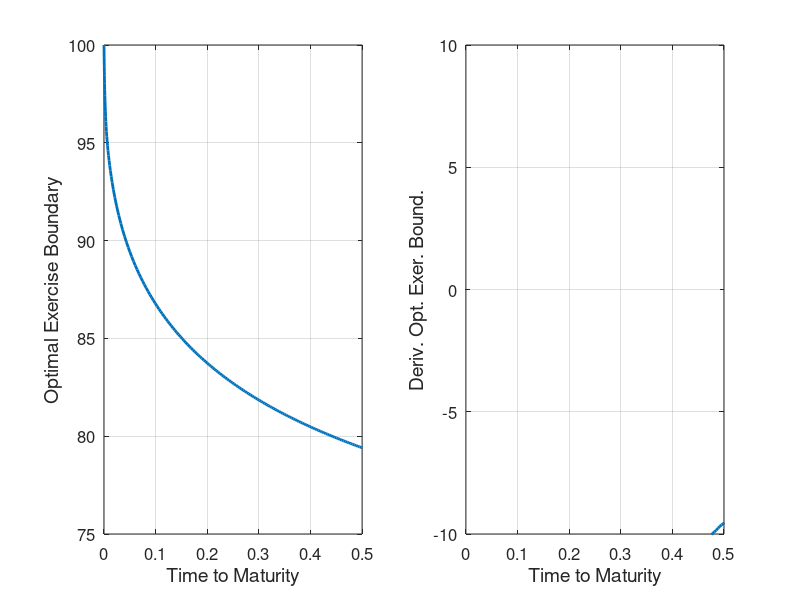
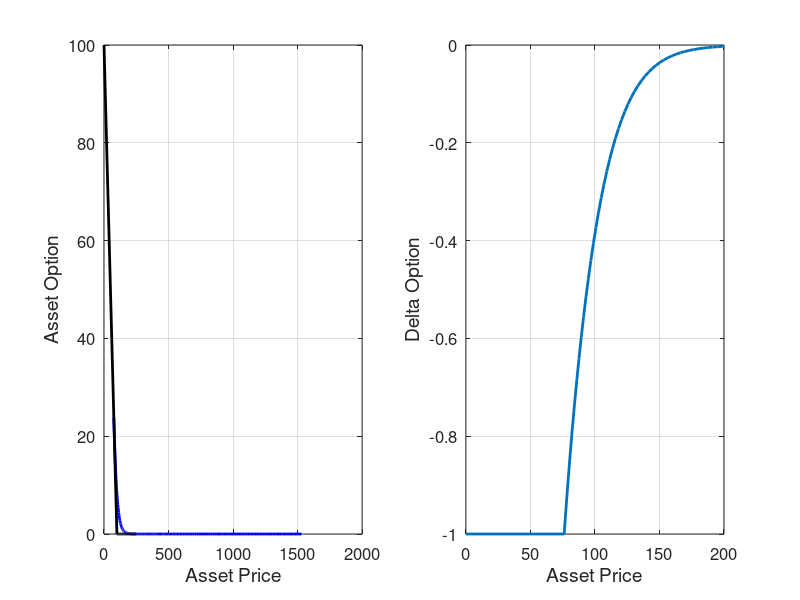

Recreate these plots in MATLAB, in order.
% 1. Dormand and Prince

clc
clear all
close all

format long
rd = 0.1; di = 0;      % risk free interest for each regime
sigma = 0.3;  % volatility for each regime

K = 100;    % asset price at expiration time
T = 1;    % expiration time
Tol = 10^-4;

h = 0.02; dt = 0.02; x_max = 3; 

nx = x_max/h; nt = T/dt;   % rectangular domain of x and t (mesh)
m_r = dt/(h*h);   % mesh ratio
                     % tolerance
                     
sfm(1) = K; % allocating first column to be the initial
                        % optimal exercise boundary
tic                       
for i = 1:nx+1
    if i==1
        U_old(i) = 0;  
        W_old(i) = 0;  
        
    else
        U_old(i) = 0;  
        W_old(i) = 0;
    end
end
                    
for i=1:nx
    if i == 1
        A(1,1) = -24/h^2-24/h; A(1,2) = 24/h^2;
        M(1,1) = 7; M(1,2) = 6; M(1,3) = -1;
    elseif i == nx
        A(i,nx-1) = 12/h^2; A(i,nx) = -24/h^2;
        M(i,nx-1) = 1; M(i,nx) = 10;
    else
        A(i,i-1) = 12/h^2;
        A(i,i) = -24/h^2;
        A(i,i+1) = 12/h^2;
        M(i,i-1) = 1;
        M(i,i) = 10;
        M(i,i+1) = 1;
    end
end

for i=1:nx-1
    if i == 1
        B(1,1) = -24/h^2; B(1,2) = 12/h^2;
        N(1,1) = 14; N(1,2) = -5; N(1,3) = 4; N(1,4) = -1;
    elseif i == nx-1
        B(i,nx-2) = 12/h^2; B(i,nx-1) = -24/h^2;
        N(i,nx-1) = 14; N(i,nx-2) = -5; N(i,nx-3) = 4; N(i,nx-4) = -1;
    else
        B(i,i-1) = 12/h^2;
        B(i,i) = -24/h^2;
        B(i,i+1) = 12/h^2;
        N(i,i-1) = 1;
        N(i,i) = 10;
        N(i,i+1) = 1;
    end
end

Hu1(1) = K; Hu1(nx) = 0; Hu1 = Hu1';

mb1 = 0.5*sigma^2; mc1 = rd; ah = 2*h; nu = rd-di-mb1;
kk = 1; t = 0; rr = 0; dta = dt;

m1 = 4980/27; m2 = 600/9; m3 = 32/3; 
n1 = 256; n2 = -48; n3 = 256/27; n4 = -1;

tic
while t<T
    
    % begin.................................................
    nn = 0; 
    if t+dt>T
      dt = T-t;  % ensure that the t+dt<=T
    end
    % end.................................................
    
    while(1)
        
        % begin.................................................
        Uh = U_old(3); Uh2 = U_old(5); Uh3 = U_old(7); Uh4 = U_old(9);    
        aa = di*sfm(kk); Qx = sqrt(rd*K-aa)/sigma;   
    
        a1 = (m3*2*Qx*ah^3)/(3*sigma^4);    
        b1 = (-2*m2*Qx*ah^2)/(3*sigma^2)+(4*m3*nu*Qx*ah^3)/(3*sigma^4)-...
           ((aa*m3*(ah^3))/(3*Qx*sigma^2));   
        gg = (ah*m1*Qx)+(m3*ah^3)*(((2*Qx*nu*nu)/(3*sigma^4))+(aa*nu)/...
           (6*Qx*sigma^4)-((aa^2)/(12*Qx*Qx*Qx*sigma^4))+((rd*Qx)/(2*...
           sigma^2))-(aa/(4*Qx*sigma^2)))-(m2*ah^2)*(((2*Qx*nu)/(3*...
           sigma^2))+(aa/(3*Qx*sigma^2)));
    
        ch = -n1*sqrt(Uh-K+exp(ah)*sfm(kk))-n2*sqrt(Uh2-K+exp(2*ah)*...
           sfm(kk))-n3*sqrt(Uh3-K+exp(3*ah)*sfm(kk))-n4*sqrt(Uh4-K+...
           exp(4*ah)*sfm(kk))+gg;
    
        s1 = ((-b1-sqrt(b1^2-4*a1*ch))/(2*a1))+nu; 
     
        Hw1(1) = -sfm(kk);  Hw1(nx-1) = 0; Huu1(1) = K-sfm(kk); 
        Huu1(nx-1) = 0; Hw1 = Hw1'; Huu1 = Huu1';
                          
        Ru1 = (mb1)*(M\(A*U_old(1:nx)'+(24/h)*Hu1))+s1*W_old(1:nx)'-...
           mc1*U_old(1:nx)'; 
        Ua1 = U_old(1:nx)'+(dt/5)*Ru1; 
        sfa = K-Ua1(1);
            
        Rw1 = (mb1)*(N\(B*W_old(2:nx)'+(12/h^2)*Hw1))+s1*(N\(B*U_old(2:nx)'...
            +(12/h^2)*Huu1))-mc1*W_old(2:nx)';
        Wa1 = W_old(2:nx)'+(dt/5)*Rw1; 
        % end.................................................
    
        % begin.................................................
        Uh = Ua1(3); Uh2 = Ua1(5); Uh3 = Ua1(7); Uh4 = Ua1(9);   
        aa = di*sfa; Qx = sqrt(rd*K-aa)/sigma;   
    
        a1 = (m3*2*Qx*ah^3)/(3*sigma^4); 
        b1 = (-2*m2*Qx*ah^2)/(3*sigma^2)+(4*m3*nu*Qx*ah^3)/(3*sigma^4)-...
           ((aa*m3*(ah^3))/(3*Qx*sigma^2));  
        gg = (ah*m1*Qx)+(m3*ah^3)*(((2*Qx*nu*nu)/(3*sigma^4))+(aa*nu)/...
           (6*Qx*sigma^4)-((aa^2)/(12*Qx*Qx*Qx*sigma^4))+((rd*Qx)/(2*...
            sigma^2))-(aa/(4*Qx*sigma^2)))-(m2*ah^2)*(((2*Qx*nu)/(3*...
            sigma^2))+(aa/(3*Qx*sigma^2)));
    
        ch = -n1*sqrt(Uh-K+exp(ah)*sfa)-n2*sqrt(Uh2-K+exp(2*ah)*sfa)-...
            n3*sqrt(Uh3-K+exp(3*ah)*sfa)-n4*sqrt(Uh4-K+exp(4*ah)*sfa)+gg;
    
        s1 = ((-b1-sqrt(b1^2-4*a1*ch))/(2*a1))+nu; 
  
        Iw1(1) = -sfa;  Iw1(nx-1) = 0; Iuu1(1) = K-sfa; Iuu1(nx-1) = 0;
        Iw1 = Iw1'; Iuu1 = Iuu1';
    
        Su1 = (mb1)*(M\(A*Ua1+(24/h)*Hu1))+s1*[-sfa;Wa1]-mc1*Ua1;
        Ub1 = U_old(1:nx)'+dt*((3/40)*Ru1+(9/40)*Su1); 
        sfb = K-Ub1(1);
    
        Sw1 = (mb1)*(N\(B*Wa1+(12/h^2)*Iw1))+s1*(N\(B*Ua1(2:nx)+...
            (12/h^2)*Iuu1))-mc1*Wa1;
        Wb1 = W_old(2:nx)'+dt*((3/40)*Rw1+(9/40)*Sw1);
        % end.................................................
    
        % begin.................................................
        Uh = Ub1(3); Uh2 = Ub1(5); Uh3 = Ub1(7); Uh4 = Ub1(9);    
        aa = di*sfb; Qx = sqrt(rd*K-aa)/sigma;   
    
        a1 = (m3*2*Qx*ah^3)/(3*sigma^4);
        b1 = (-2*m2*Qx*ah^2)/(3*sigma^2)+(4*m3*nu*Qx*ah^3)/(3*sigma^4)-...
            ((aa*m3*(ah^3))/(3*Qx*sigma^2));   
        gg = (ah*m1*Qx)+(m3*ah^3)*(((2*Qx*nu*nu)/(3*sigma^4))+(aa*nu)/...
            (6*Qx*sigma^4)-((aa^2)/(12*Qx*Qx*Qx*sigma^4))+((rd*Qx)/(2*...
             sigma^2))-(aa/(4*Qx*sigma^2)))-(m2*ah^2)*(((2*Qx*nu)/(3*...
             sigma^2))+(aa/(3*Qx*sigma^2)));
    
        ch = -n1*sqrt(Uh-K+exp(ah)*sfb)-n2*sqrt(Uh2-K+exp(2*ah)*sfb)-n3*...
            sqrt(Uh3-K+exp(3*ah)*sfb)-n4*sqrt(Uh4-K+exp(4*ah)*sfb)+gg;
    
        s1 = ((-b1-sqrt(b1^2-4*a1*ch))/(2*a1))+nu; 
    
        Jw1(1) = -sfb;  Jw1(nx-1) = 0; Juu1(1) = K-sfb; Juu1(nx-1) = 0;
        Jw1 = Jw1'; Juu1 = Juu1'; 
                         
        Tu1 = (mb1)*(M\(A*Ub1+(24/h)*Hu1))+s1*[-sfb;Wb1]-mc1*Ub1;    
        Uc1 = U_old(1:nx)'+dt*((44/45)*Ru1-(56/15)*Su1+(32/9)*Tu1);
        sfc = K-Uc1(1);
    
        Tw1 = (mb1)*(N\(B*Wb1+(12/h^2)*Jw1))+s1*(N\(B*Ub1(2:nx)+...
            (12/h^2)*Juu1))-mc1*Wb1;    
        Wc1 = W_old(2:nx)'+dt*((44/45)*Rw1-(56/15)*Sw1+(32/9)*Tw1); 
        % end.................................................
    
        % begin.................................................
        Uh = Uc1(3); Uh2 = Uc1(5); Uh3 = Uc1(7); Uh4 = Uc1(9);   
        aa = di*sfc; Qx = sqrt(rd*K-aa)/sigma;   
        a1 = (m3*2*Qx*ah^3)/(3*sigma^4);
        b1 = (-2*m2*Qx*ah^2)/(3*sigma^2)+(4*m3*nu*Qx*ah^3)/(3*sigma^4)-...
           ((aa*m3*(ah^3))/(3*Qx*sigma^2));    
        gg = (ah*m1*Qx)+(m3*ah^3)*(((2*Qx*nu*nu)/(3*sigma^4))+(aa*nu)/...
          (6*Qx*sigma^4)-((aa^2)/(12*Qx*Qx*Qx*sigma^4))+((rd*Qx)/(2*...
           sigma^2))-(aa/(4*Qx*sigma^2)))-(m2*ah^2)*(((2*Qx*nu)/(3*...
           sigma^2))+(aa/(3*Qx*sigma^2)));
    
        ch = -n1*sqrt(Uh-K+exp(ah)*sfc)-n2*sqrt(Uh2-K+exp(2*ah)*sfc)-...
            n3*sqrt(Uh3-K+exp(3*ah)*sfc)-n4*sqrt(Uh4-K+exp(4*ah)*sfc)+gg;
    
        s1 = ((-b1-sqrt(b1^2-4*a1*ch))/(2*a1))+nu;
    
        Kw1(1) = -sfc;  Kw1(nx-1) = 0; Kuu1(1) = K-sfc; Kuu1(nx-1) = 0;
        Kw1 = Kw1'; Kuu1 = Kuu1';
    
        Tu2 = (mb1)*(M\(A*Uc1+(24/h)*Hu1))+s1*[-sfc;Wc1]-mc1*Uc1;
        Ud1 = U_old(1:nx)'+dt*((19372/6561)*Ru1-(25360/2187)*Su1+...
            (64448/6561)*Tu1-(212/729)*Tu2);
        sfd = K-Ud1(1);
    
        Tw2 = (mb1)*(N\(B*Wc1+(12/h^2)*Kw1))+s1*(N\(B*Uc1(2:nx)+...
            (12/h^2)*Kuu1))-mc1*Wc1;    
        Wd1 = W_old(2:nx)'+dt*((19372/6561)*Rw1-(25360/2187)*Sw1+...
            (64448/6561)*Tw1-(212/729)*Tw2);
        % end.................................................
    
    
        % begin.................................................
        Uh = Ud1(3); Uh2 = Ud1(5); Uh3 = Ud1(7); Uh4 = Ud1(9);   
        aa = di*sfd; Qx = sqrt(rd*K-aa)/sigma;   
        a1 = (m3*2*Qx*ah^3)/(3*sigma^4);
        b1 = (-2*m2*Qx*ah^2)/(3*sigma^2)+(4*m3*nu*Qx*ah^3)/(3*sigma^4)-...
            ((aa*m3*(ah^3))/(3*Qx*sigma^2));    
        gg = (ah*m1*Qx)+(m3*ah^3)*(((2*Qx*nu*nu)/(3*sigma^4))+(aa*nu)/...
            (6*Qx*sigma^4)-((aa^2)/(12*Qx*Qx*Qx*sigma^4))+((rd*Qx)/(2*...
             sigma^2))-(aa/(4*Qx*sigma^2)))-(m2*ah^2)*(((2*Qx*nu)/(3*...
             sigma^2))+(aa/(3*Qx*sigma^2)));
    
        ch = -n1*sqrt(Uh-K+exp(ah)*sfd)-n2*sqrt(Uh2-K+exp(2*ah)*sfd)-n3*...
            sqrt(Uh3-K+exp(3*ah)*sfd)-n4*sqrt(Uh4-K+exp(4*ah)*sfd)+gg;
    
        s1 = ((-b1-sqrt(b1^2-4*a1*ch))/(2*a1))+nu;
    
        Lw1(1) = -sfd;  Lw1(nx-1) = 0; Luu1(1) = K-sfd; Luu1(nx-1) = 0;
        Lw1 = Lw1'; Luu1 = Luu1';
    
        Tu3 = (mb1)*(M\(A*Ud1+(24/h)*Hu1))+s1*[-sfd;Wd1]-mc1*Ud1;
        Ue1 = U_old(1:nx)'+dt*((9017/3168)*Ru1-(355/33)*Su1+...
            (46732/5247)*Tu1+(49/176)*Tu2-(5103/18656)*Tu3);
        sfe = K-Ue1(1);
    
        Tw3 = (mb1)*(N\(B*Wd1+(12/h^2)*Lw1))+s1*(N\(B*Ud1(2:nx)+(12/h^2)...
            *Luu1))-mc1*Wd1;    
        We1 = W_old(2:nx)'+dt*((9017/3168)*Rw1-(355/33)*Sw1+...
            (46732/5247)*Tw1+(49/176)*Tw2-(5103/18656)*Tw3);
        % end.................................................
        
        % begin.................................................
        Uh = Ue1(3); Uh2 = Ue1(5); Uh3 = Ue1(7); Uh4 = Ue1(9);   
        aa = di*sfe; Qx = sqrt(rd*K-aa)/sigma;   
        a1 = (m3*2*Qx*ah^3)/(3*sigma^4);
        b1 = (-2*m2*Qx*ah^2)/(3*sigma^2)+(4*m3*nu*Qx*ah^3)/(3*sigma^4)-...
           ((aa*m3*(ah^3))/(3*Qx*sigma^2));    
        gg = (ah*m1*Qx)+(m3*ah^3)*(((2*Qx*nu*nu)/(3*sigma^4))+(aa*nu)/...
           (6*Qx*sigma^4)-((aa^2)/(12*Qx*Qx*Qx*sigma^4))+((rd*Qx)/(2*...
           sigma^2))-(aa/(4*Qx*sigma^2)))-(m2*ah^2)*(((2*Qx*nu)/(3*...
           sigma^2))+(aa/(3*Qx*sigma^2)));
    
        ch = -n1*sqrt(Uh-K+exp(ah)*sfe)-n2*sqrt(Uh2-K+exp(2*ah)*sfe)-n3*...
           sqrt(Uh3-K+exp(3*ah)*sfe)-n4*sqrt(Uh4-K+exp(4*ah)*sfe)+gg;
    
        s1 = ((-b1-sqrt(b1^2-4*a1*ch))/(2*a1))+nu;
    
        Mw1(1) = -sfe;  Mw1(nx-1) = 0; Muu1(1) = K-sfe; Muu1(nx-1) = 0;
        Mw1 = Mw1'; Muu1 = Muu1';
    
        Tu4 = (mb1)*(M\(A*Ue1+(24/h)*Hu1))+s1*[-sfe;We1]-mc1*Ue1;
        Uf1 = U_old(1:nx)'+dt*((35/384)*Ru1+(500/1113)*Tu1+(125/192)...
            *Tu2-(2187/6784)*Tu3+(11/84)*Tu4);
        sff = K-Uf1(1);
    
        Tw4 = (mb1)*(N\(B*We1+(12/h^2)*Mw1))+s1*(N\(B*Ue1(2:nx)+(12/h^2)...
            *Muu1))-mc1*We1;    
        Wf1 = W_old(2:nx)'+dt*((35/384)*Rw1+(500/1113)*Tw1+(125/192)...
            *Tw2-(2187/6784)*Tw3+(11/84)*Tw4);
               
        ab = isreal(sum(Uf1)); ac = isreal(sum(Wf1));
        if ab == 1 && ac == 1
            break;
        else
            dt = 0.5*dt;
            Huu1 = Huu1';  Hw1 = Hw1'; Iuu1 = Iuu1';  Iw1 = Iw1';
            Juu1 = Juu1';  Jw1 = Jw1'; Kuu1 = Kuu1';  Kw1 = Kw1';
            Luu1 = Luu1';  Lw1 = Lw1'; Muu1 = Muu1';  Mw1 = Mw1';
        end       
    % end.................................................
    end    
    
    % begin.................................................
    Uh = Uf1(3); Uh2 = Uf1(5); Uh3 = Uf1(7); Uh4 = Uf1(9);   
    aa = di*sff; Qx = sqrt(rd*K-aa)/sigma;   
    a1 = (m3*2*Qx*ah^3)/(3*sigma^4);
    b1 = (-2*m2*Qx*ah^2)/(3*sigma^2)+(4*m3*nu*Qx*ah^3)/(3*sigma^4)-...
       ((aa*m3*(ah^3))/(3*Qx*sigma^2));    
    gg = (ah*m1*Qx)+(m3*ah^3)*(((2*Qx*nu*nu)/(3*sigma^4))+(aa*nu)/...
       (6*Qx*sigma^4)-((aa^2)/(12*Qx*Qx*Qx*sigma^4))+((rd*Qx)/(2*...
       sigma^2))-(aa/(4*Qx*sigma^2)))-(m2*ah^2)*(((2*Qx*nu)/(3*...
       sigma^2))+(aa/(3*Qx*sigma^2)));
    
    ch = -n1*sqrt(Uh-K+exp(ah)*sff)-n2*sqrt(Uh2-K+exp(2*ah)*sff)-n3*...
       sqrt(Uh3-K+exp(3*ah)*sff)-n4*sqrt(Uh4-K+exp(4*ah)*sff)+gg;
    
    s1 = ((-b1-sqrt(b1^2-4*a1*ch))/(2*a1))+nu;
    
    Nw1(1) = -sff;  Nw1(nx-1) = 0; Nuu1(1) = K-sff; Nuu1(nx-1) = 0;
    Nw1 = Nw1'; Nuu1 = Nuu1';
    
    Vu1 = (mb1)*(M\(A*Uf1+(24/h)*Hu1))+s1*[-sff;Wf1]-mc1*Uf1;
    Un1 = Uf1;
    
    Un = U_old(1:nx)'+dt*((5179/57600)*Ru1+(7571/16695)*Tu1+...
        (393/640)*Tu2-(92097/339200)*Tu3+(187/2100)*Tu4+(1/40)*Vu1); 
    
    Vw1 = (mb1)*(N\(B*Wf1+(12/h^2)*Nw1))+s1*(N\(B*Uf1(2:nx)+(12/h^2)...
       *Nuu1))-mc1*Wf1;    
    Wn1 = Wf1;  
   
    Wn = W_old(2:nx)'+dt*((5179/57600)*Rw1+(7571/16695)*Tw1+...
        (393/640)*Tw2-(92097/339200)*Tw3+(187/2100)*Tw4+(1/40)*Vw1); 
    
    Reu(1) = max((Un1-Un)); Reu(2) = max((Wn1-Wn));
    aw = abs(max(Reu));
    
   %end: compute the asset option and option Greeks and their error
   
   % begin: transfer values.
   if aw<=Tol
       dsfm(kk) = ((-b1-sqrt(b1^2-4*a1*ch))/(2*a1))*sfm(kk);
       dsf = ((-b1-sqrt(b1^2-4*a1*ch))/(2*a1))*sfm(kk);
       sfnew = K-Un1(1); U_iter1(nx+1) = 0; 
       for i = 1:nx
           U_iter1(i) = Un1(i);
       end
       
       W_iter1(1) = -sfnew; W_iter1(nx+1) = 0;  
       for i = 2:nx
          W_iter1(i) = Wn1(i-1);
       end
       sfm(kk+1) = sfnew; sf=sfnew  % Storing the exercise boundary
       fff(kk) = dt; kk = kk+1;
        
        for i = 1:nx+1
            U_old(i) = U_iter1(i); % assigning the converged asset, delta 
            W_old(i) = W_iter1(i); % delta and gamma option 
        end       
        Huu1 = Huu1';  Hw1 = Hw1'; Iuu1 = Iuu1';  Iw1 = Iw1';
        Juu1 = Juu1';  Jw1 = Jw1'; Kuu1 = Kuu1';  Kw1 = Kw1';
        Luu1 = Luu1';  Lw1 = Lw1'; Muu1 = Muu1';  Mw1 = Mw1';
        Nuu1 = Nuu1';  Nw1 = Nw1';
        t = t+dt;  
        dt = 0.9*dt*((Tol/abs(max(Reu)))^(0.25));
        % end: transfer values
    else
        % begin: select the optimal step size
        dt = 0.9*dt*((Tol/abs(max(Reu)))^(0.2));
        Huu1 = Huu1';  Hw1 = Hw1'; Iuu1 = Iuu1';  Iw1 = Iw1';
        Juu1 = Juu1';  Jw1 = Jw1'; Kuu1 = Kuu1';  Kw1 = Kw1';
        Luu1 = Luu1';  Lw1 = Lw1'; Muu1 = Muu1';  Mw1 = Mw1';
        Nuu1 = Nuu1';  Nw1 = Nw1';
        rr = rr+1;
    end    % change the column
end
toc

ay(1) = 0;
for i = 2:length(fff)+1
ay(i) = ay(i-1)+fff(i-1);
end

ayy(1) = 0;
for i = 2:length(fff)
ayy(i) = ay(i-1)+fff(i-1);
end

for i = 1:nx+1
    S1(i) = exp((i-1)*h)*sfnew; % first regime asset price calculatio
end

for i = 1:nx+2
    if i==1
        Smain1(i) = 0;  
        Smain3(i) = 0;
        Vmain1(i) = K - Smain1(i); 
        Vmain3(i) = K - Smain3(i);
    else
        Smain1(i) = S1(i-1); 
        Smain3(i) = K+(i-2);       % calculation
        Vmain1(i) = U_iter1(i-1);
        Vmain3(i) = 0;
    end
end

Wmain1(1) = -1;
for i = 2:nx+2
    Wmain1(i) = W_iter1(i-1)/S1(i-1); % first regime delta option 
end 

% start: interpolated data
Tableu(1) = interp1(Smain1,Vmain1,80); 
Tableu(2) = interp1(Smain1,Vmain1,90,'spline');  
Tableu(3) = interp1(Smain1,Vmain1,100,'spline');  
Tableu(4) = interp1(Smain1,Vmain1,110,'spline'); 
Tableu(5) = interp1(Smain1,Vmain1,120,'spline');     


Tablew(1) = interp1(Smain1,Wmain1,80); 
Tablew(2) = interp1(Smain1,Wmain1,90,'spline');  
Tablew(3) = interp1(Smain1,Wmain1,100,'spline');  
Tablew(4) = interp1(Smain1,Wmain1,110,'spline'); 
Tablew(5) = interp1(Smain1,Wmain1,120,'spline');     

% % start: visualization
figure(1)
subplot(1,2,1)
plot(ay,sfm,'LineWidth',2)
set(gca,'FontSize',12)
o=ylabel('Optimal Exercise Boundary','FontSize',14);
get(o)
p=xlabel('Time to Maturity','FontSize',14);
get(p)
grid on
axis([0,0.5,75,100])

subplot(1,2,2)
plot(ayy,dsfm,'LineWidth',2)
set(gca,'FontSize',12)
o=ylabel('Deriv. Opt. Exer. Bound.','FontSize',14);
get(o)
p=xlabel('Time to Maturity','FontSize',14);
get(p)
grid on
axis([0,0.5,-10,10])

figure(2)
subplot(1,2,1)
plot(S1,U_iter1,'b','LineWidth',2)
hold on
plot(Smain3,Vmain3,'k','LineWidth',2)
set(gca,'FontSize',12)
o=ylabel('Asset Option','FontSize',14);
get(o)
p=xlabel('Asset Price','FontSize',14);
get(p)
grid on
%axis([0,200,0,100])

subplot(1,2,2)
plot(Smain1,Wmain1,'LineWidth',2)
set(gca,'FontSize',12)
o=ylabel('Delta Option','FontSize',14);
get(o)
p=xlabel('Asset Price','FontSize',14);
get(p)
grid on
axis([0 200 -1 0])
